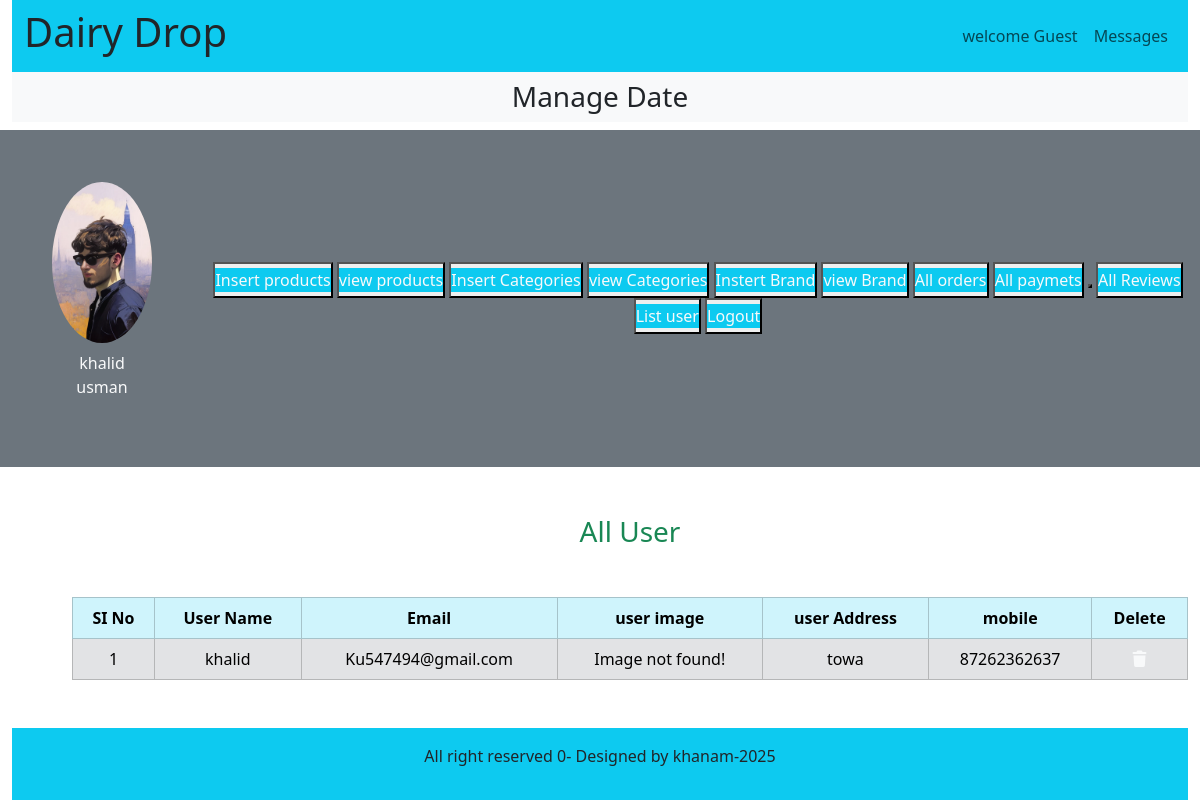
The app's page /Dairy_Drop/admin_area/index.php?list_users (signed in) with its own data.
### tables this page shows
CREATE TABLE `user_table` (
  `user_id` int(11) NOT NULL,
  `username` varchar(100) NOT NULL,
  `user_email` varchar(100) NOT NULL,
  `user_password` varchar(255) NOT NULL,
  `user_image` varchar(255) NOT NULL,
  `user_ip` varchar(100) NOT NULL,
  `user_address` varchar(255) NOT NULL,
  `user_mobile` varchar(20) NOT NULL,
  `reset_token` varchar(255) NOT NULL,
  `token_expire` datetime NOT NULL
);

### Dairy_Drop/admin_area/list_users.php (the view, shortened to what this page needs)
<h3 class="text-center text-success">All  User</h3>
<?php
$get_user = "SELECT * FROM `user_table`";
$result_user = mysqli_query($con, $get_user);
$row_count = mysqli_num_rows($result_user);
if($row_count == 0){
    echo "<h2 class='text-center text-danger mt-5'>No User yet</h2>";
} else {
?>
    <table class="table table-bordered mt-5 m-auto">
        <thead class="table-info text-light">
            <tr class="text-center">
                <th>SI No</th>
                <th>User Name</th>
                <th>Email</th>
                <th>user image</th>
                <th>user Address</th>
                <th>mobile</th>
                <th>Delete</th>
            </tr>
        </thead>
        <tbody class="table-secondary text-light">
            <?php
            $number = 0;
            while($row_data = mysqli_fetch_assoc($result_user)){
                $number++;
                $user_id  = $row_data['user_id'];
                $username = $row_data['username'];
                $email = $row_data['user_email'];
                $user_image = $row_data['user_image'];
                $address = $row_data['user_address'];
                $user_mobile = $row_data['user_mobile'];
            ?>
            <tr class="text-center">
                <td><?php echo $number; ?></td>
                <td><?php echo $username; ?></td>
                <td><?php echo $email; ?></td>
                <td>
                    <?php
$image_path = "../user_area/user_images/".$user_image;
if(file_exists($image_path)){
    echo "<img src='$image_path' width='80'>";
} else {
    echo "Image not found!";
}
?>
                </td>
                <td><?php echo $address; ?></td>
                <td><?php echo $user_mobile; ?></td>
                <td>
                    <a href="index.php?user_delete=<?php echo $user_id; ?>"
                       class=" text-light" data-toggle="modal" data-target="#exampleModal">
                       <i class="fa-solid fa-trash"></i>
                    </a>
                </td>
            </tr>
            <?php } ?>
        </tbody>
    </table>
<?php } ?>

### Dairy_Drop/style.css (style rules this page uses)
* { margin: 0; padding: 0; box-sizing: border-box; }

### Dairy_Drop/admin_area/index.php (style rules this page uses)
body { overflow-x:hidden ; }

### records on screen
user_table: username "khalid", user_email "Ku547494@gmail.com", user_image "Image not found!", user_address "towa", user_mobile "87262362637"

### other values on screen
$_SESSION['admin_name'] "khalid usman"
